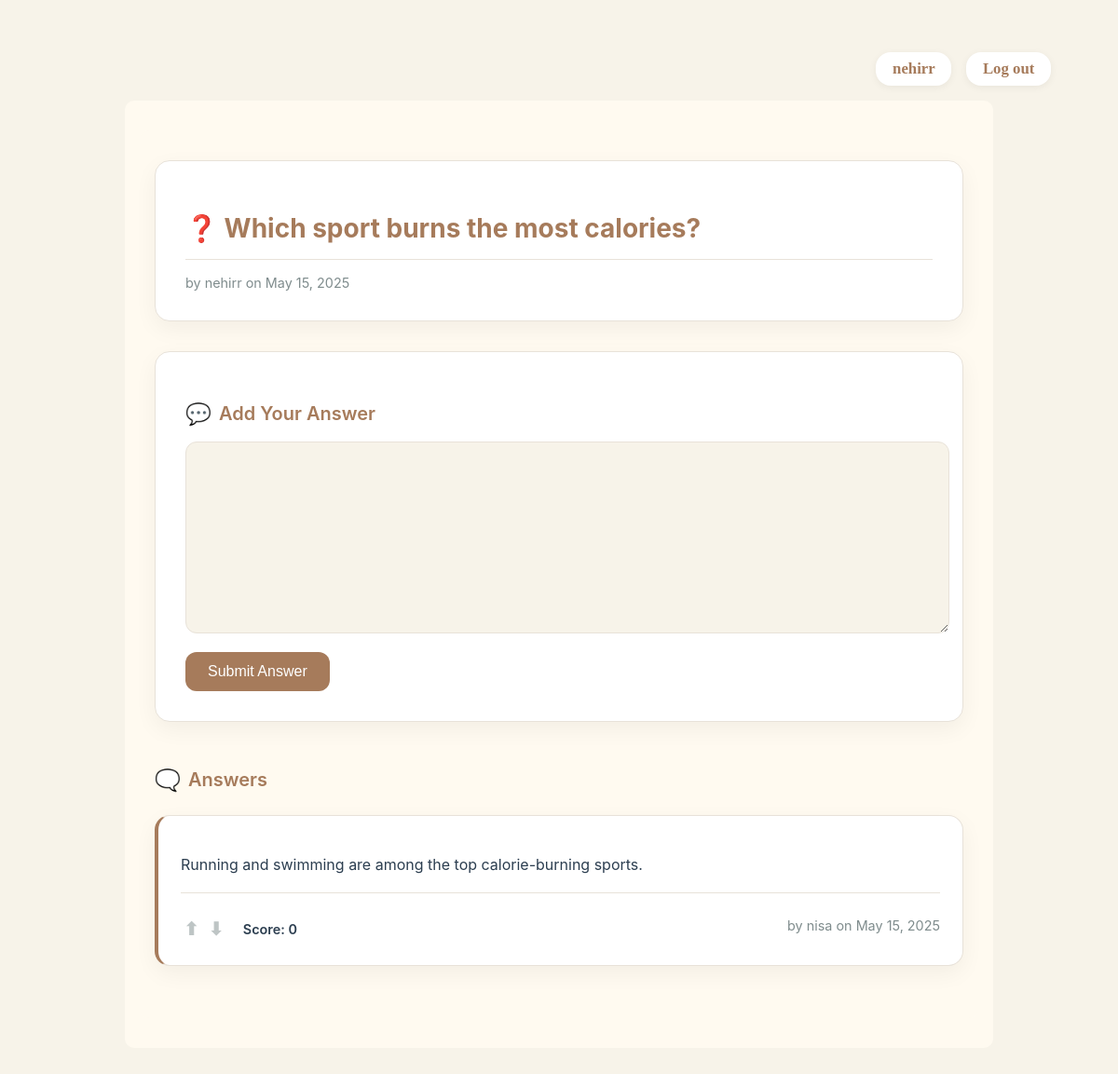
The app's page /question/3/ (signed in), older data.
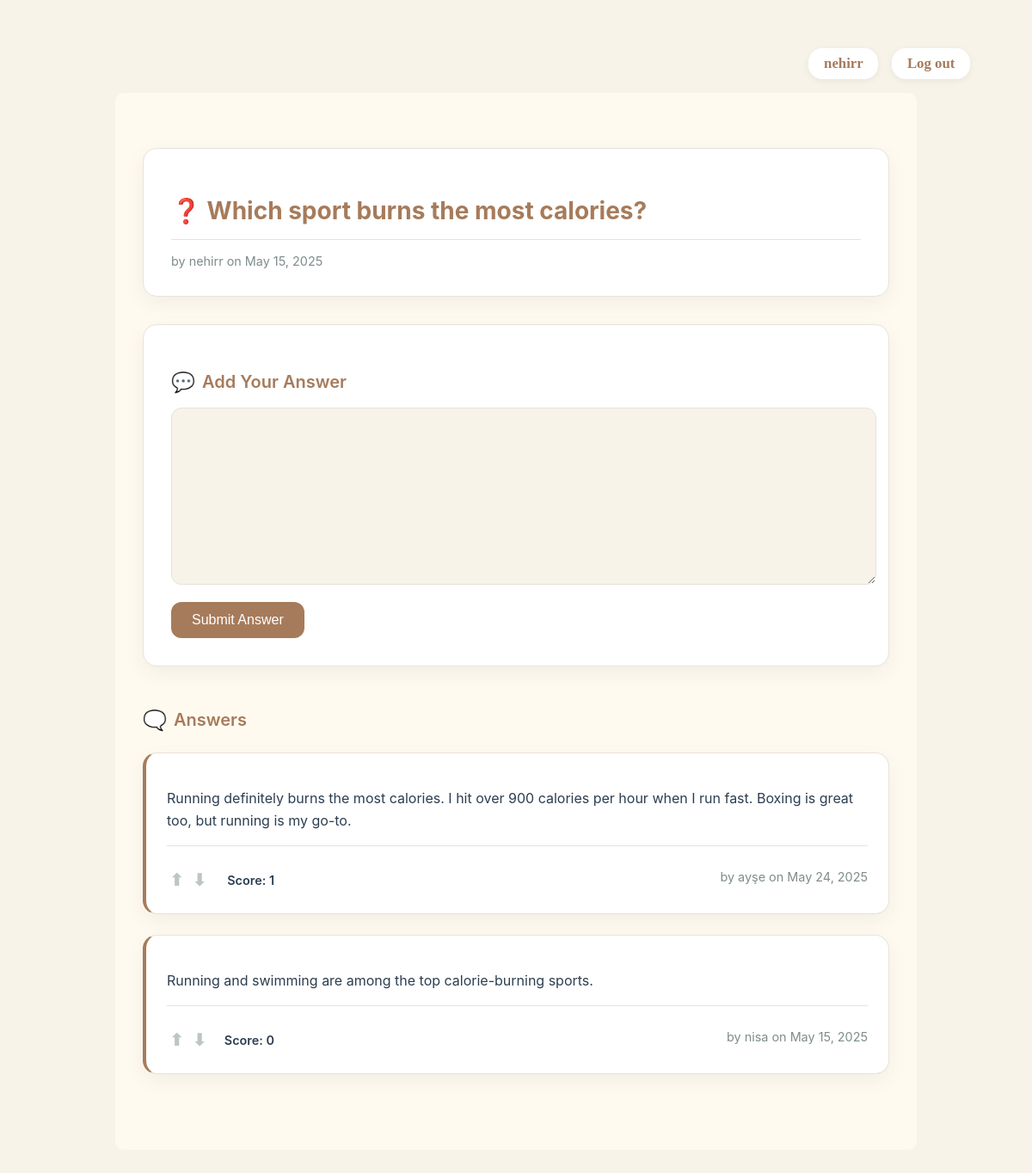
The same page, newer data.
### goldenqa/models.py (models this page shows, shortened)
class Question(models.Model):
    TAG_CHOICES = [
        ('daily_life', 'Daily Life'),
        ('sports', 'Sports'),
        ('hobbies', 'Hobbies'),
        ('technology', 'Technology'),
        ('education_career', 'Education and Career'),
        ('health_fitness', 'Health and Fitness'),
        ('travel', 'Travel'),
        ('entertainment', 'Entertainment'),
        ('food_cooking', 'Food and Cooking'),
        ('music_arts', 'Music and Arts'),
        ('books_literature', 'Books and Literature'),
        ('relationships', 'Relationships'),
        ('gaming', 'Gaming'),
        ('science_nature', 'Science and Nature'),
        ('philosophy', 'Philosophy'),
        ('other', 'Other'),
    ]
    user = models.ForeignKey(User, on_delete=models.CASCADE)
    text = models.TextField()
    tag = models.CharField(max_length=30, choices=TAG_CHOICES, default='other')
    created_at = models.DateTimeField(auto_now_add=True)

class Answer(models.Model):
    user = models.ForeignKey(User, on_delete=models.CASCADE)
    question = models.ForeignKey(Question, on_delete=models.CASCADE, related_name='answers')
    content = models.TextField()
    created_at = models.DateTimeField(auto_now_add=True)

### goldenqa/views.py (the view)
# urls.py: path('question/<int:question_id>/', views.question_detail, name='question_detail'),
def question_detail(request, question_id):
    question = get_object_or_404(Question, id=question_id)
    answers = Answer.objects.filter(question=question).annotate(
        upvotes_count=Count('upvotes'),
        downvotes_count=Count('downvotes')
    ).annotate(
        score=F('upvotes_count') - F('downvotes_count')
    ).order_by('-score')
    if request.method == 'POST':
        form = AnswerForm(request.POST)
        if form.is_valid():
            answer = form.save(commit=False)
            answer.question = question
            answer.user = request.user
            answer.save()
            return redirect('question_detail', question_id=question_id)
    else:
        form = AnswerForm()
    user_upvotes = Upvote.objects.filter(user=request.user).values_list('answer_id', flat=True)
    user_downvotes = Downvote.objects.filter(user=request.user).values_list('answer_id', flat=True)
    answers_data = []
    for answer in answers:
        answers_data.append({
            'answer': answer,
            'score': answer.score,
            'is_upvoted': answer.id in user_upvotes,
            'is_downvoted': answer.id in user_downvotes
        })
    return render(request, 'cores/question_detail.html', {
        'question': question,
        'answers': answers,
        'answers_data': answers_data,
        'form': form,
        'user_upvotes': user_upvotes,
        'user_downvotes': user_downvotes
    })

### goldenqa/forms.py
class AnswerForm(forms.ModelForm):
    class Meta:
        model = Answer
        fields = ['content']

### goldenqa/templates/cores/question_detail.html (shortened to what this page needs)
{% extends 'cores/base.html' %}
{% block content %}
<div class="container">
    <div class="question-box">
        <h2>❓ {{ question.text }}</h2>
        <div class="question-meta">
            by {{ question.user.username }} on {{ question.created_at|date:"F d, Y" }}
        </div>
    </div>
    <div class="form-section">
        <h3>Add Your Answer</h3>
        <form method="post">
            {{ form.content }}
            <button type="submit">Submit Answer</button>
        </form>
    </div>
    <div class="answers-section">
        <h3>Answers</h3>
        {% for data in answers_data %}
            <div class="answer-card">
                <p>{{ data.answer.content }}</p>
                <div class="answer-meta">
                    <div class="vote-buttons">
                        <div class="vote-controls">
                            <button class="vote-btn {% if data.is_upvoted %}upvoted{% endif %}"
                                    data-id="{{ data.answer.id }}"
                                    data-action="upvote"
                                    data-tooltip="{% if data.is_upvoted %}Upvoted - Click to remove{% else %}Click to upvote{% endif %}">
                                ⬆
                            </button>
                            <button class="vote-btn {% if data.is_downvoted %}downvoted{% endif %}"
                                    data-id="{{ data.answer.id }}"
                                    data-action="downvote"
                                    data-tooltip="{% if data.is_downvoted %}Downvoted - Click to remove{% else %}Click to downvote{% endif %}">
                                ⬇
                            </button>
                        </div>
                        <span class="vote-score">Score: <span id="vote-score-{{ data.answer.id }}">{{ data.score }}</span></span>
                    </div>
                    <div class="answer-info">
                        by {{ data.answer.user.username }} on {{ data.answer.created_at|date:"F d, Y" }}
                    </div>
                </div>
            </div>
        {% empty %}
            <div class="empty-answers">
                <p>There are no answers yet. Be the first to help!</p>
            </div>
        {% endfor %}
    </div>
</div>
{% endblock %}

### goldenqa/templates/cores/base.html (shortened to what this page needs)
{% load static %}
<!DOCTYPE html>
<html lang="en">
<head>
    <link rel="stylesheet" href="{% static 'cores/styles.css' %}">
</head>
<body>
    <div class="nav" style="background:transparent;box-shadow:none;border-bottom:none;">
        {% if user.is_authenticated %}
            <div class="nav-right" style="display:flex;gap:1rem;align-items:center;">
                <span style="background:#fff;padding:0.5rem 1.1rem;border-radius:16px;box-shadow:0 2px 8px rgba(0,0,0,0.06);display:flex;align-items:center;font-weight:600;color:#A67B5B;font-size:1.05em;">
                    {{ user.username }}
                </span>
                <span style="background:#fff;padding:0.5rem 1.1rem;border-radius:16px;box-shadow:0 2px 8px rgba(0,0,0,0.06);display:flex;align-items:center;">
                    <a href="{% url 'logout' %}" class="nav-link">Log out</a>
                </span>
            </div>
        {% endif %}
    </div>
    <div class="container">
        {% block content %}{% endblock %}
    </div>
</body>
</html>

### goldenqa/static/core/styles.css (style rules this page uses)
body { font-family: 'Georgia', serif; background-color: #fff8e1; color: #4a3f35; padding: 2rem; }
.nav { background-color: #d4af37; padding: 1rem; color: white; text-align: right; }
a { color: #7d6608; font-weight: bold; }
button { background-color: #d4af37; border: none; color: white; padding: 0.5rem 1rem; cursor: pointer; font-weight: bold; }
.container { background-color: #fffaf0; padding: 2rem; border-radius: 10px; }

### goldenqa/templates/cores/base.html (style rules this page uses)
.nav { padding: 1rem 2rem; display: flex; justify-content: space-between; align-items: center; background: transparent; box-shadow: none; border-bottom: none; }
.nav-link { color: #A67B5B !important; background: transparent; text-decoration: none; padding: 0; border-radius: 0; font-weight: 600; font-size: 1.05em; margin: 0; display: inline; border: none; transition: color 0.2s; }
.nav-right { display: flex; align-items: center; }

### goldenqa/templates/cores/question_detail.html (style rules this page uses)
:root { --primary: #A67B5B; --primary-dark: #8B6B4A; --secondary: #4ECDC4; --accent: #FFE66D; --background: #F7F3E9; --card-bg: #FFFFFF; --text: #2C3E50; --text-light: #7F8C8D; --border: #E8E2D9; --upvote: #2196F3; --downvote: #dc3545; }
body { background-color: var(--background); }
.container { max-width: 900px; margin: auto; padding: 2rem 1rem; font-family: 'Inter', sans-serif; color: var(--text); }
.question-box { background: var(--card-bg); padding: 2rem; border-radius: 16px; box-shadow: 0 8px 24px rgba(0, 0, 0, 0.05); margin-bottom: 2rem; border: 1px solid var(--border); }
.question-box h2 { font-size: 1.75rem; margin-bottom: 1rem; color: var(--primary); }
.question-meta { color: var(--text-light); font-size: 0.9rem; margin-top: 1rem; padding-top: 1rem; border-top: 1px solid var(--border); }
.form-section { background: var(--card-bg); padding: 2rem; border-radius: 16px; margin-bottom: 3rem; box-shadow: 0 8px 24px rgba(0, 0, 0, 0.05); border: 1px solid var(--border); }
.form-section h3 { font-size: 1.25rem; margin-bottom: 1rem; color: var(--primary); font-weight: 600; display: flex; align-items: center; gap: 8px; }
.form-section h3::before { content: "💬"; font-size: 1.4rem; }
.form-section form { margin-top: 1rem; }
.form-section textarea { width: 100%; min-height: 80px; padding: 0.75rem 0.5rem; border: 1px solid var(--border); border-radius: 12px; font-size: 1rem; transition: all 0.3s ease; background-color: var(--background); resize: vertical; }
.form-section button { background-color: var(--primary); color: white; border: none; padding: 0.75rem 1.5rem; font-size: 1rem; border-radius: 12px; cursor: pointer; transition: all 0.3s ease; font-weight: 500; margin-top: 1rem; }
.answers-section h3 { font-size: 1.25rem; margin-bottom: 1.5rem; color: var(--primary); font-weight: 600; display: flex; align-items: center; gap: 8px; }
.answers-section h3::before { content: "🗨️"; font-size: 1.4rem; }
.answer-card { background: var(--card-bg); border: 1px solid var(--border); border-left: 4px solid var(--primary); padding: 1.5rem; border-radius: 16px; margin-bottom: 1.5rem; position: relative; box-shadow: 0 8px 24px rgba(0, 0, 0, 0.05); }
.answer-card p { color: var(--text); line-height: 1.6; margin-bottom: 1rem; }
.vote-buttons { display: flex; align-items: center; gap: 0.5rem; margin-top: 0.5rem; justify-content: space-between; }
.vote-btn { background: none; border: none; font-size: 1.2rem; color: var(--text-light); cursor: pointer; transition: all 0.3s ease; padding: 0.2rem; position: relative; opacity: 0.5; }
.vote-btn::after { content: attr(data-tooltip); position: absolute; bottom: 100%; left: 50%; transform: translateX(-50%); padding: 0.5rem; background: var(--text); color: white; border-radius: 4px; font-size: 0.8rem; white-space: nowrap; opacity: 0; visibility: hidden; transition: all 0.3s ease; }
.vote-score { font-weight: 600; color: var(--text); margin: 0 0.5rem; min-width: 60px; text-align: right; }
.answer-meta { display: flex; justify-content: space-between; align-items: center; margin-top: 1rem; color: var(--text-light); font-size: 0.9rem; padding-top: 1rem; border-top: 1px solid var(--border); }

Row changes from the older to the newer data that the page shows:
added Answer: answer.content "Running definitely burns the most calories. I hit over 900 calories per hour when I run fast. Boxing is great too, but running is my go-to.", score "1", answer.user.username "ayşe", answer.created_at "May 24, 2025"
